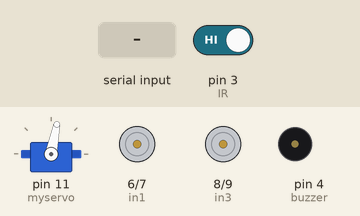
Simulated run of this sketch. Board: Arduino Uno, built with avr-gcc and run on an emulated ATmega328P. Parts: servo, motor-driver pin pairs drawn as motors (green arrow = first pin HIGH = forward, orange = second pin HIGH = backward, longer = more drive, scaled by the enable pin), buzzer (waves = sounding). The inputs (shaded band) are chosen by the test bench; at power-on: pin 3 (IR) HIGH.

Above: at 1.2 s.
1.3 s: pin 3 (IR) driven LOW
At 1.65 s:
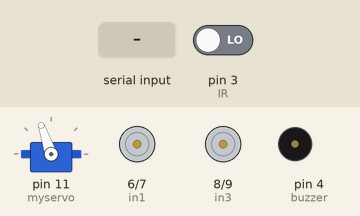
4.8 s: "F" received over Serial
At 4.97 s:
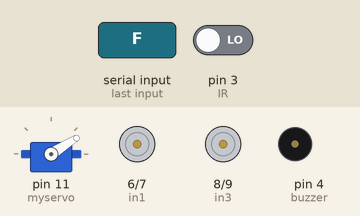
At 6.5 s:
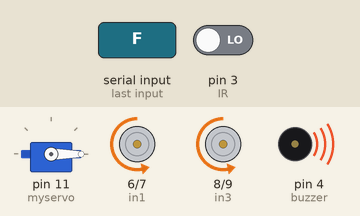
9.5 s: "B" received over Serial
At 9.71 s:
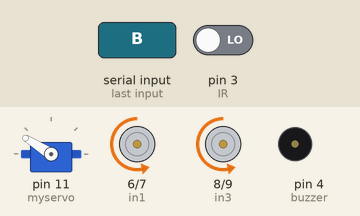
13.0 s: "R" received over Serial
17.3 s: "L" received over Serial
25.3 s: "S" received over Serial
Timing chart, 0 to 44.2 s (numbered marks = the images above; inputs shaded):
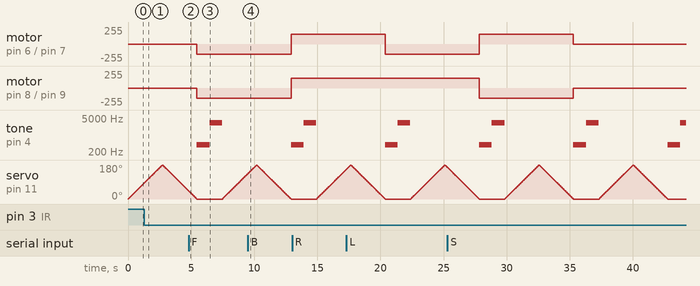

The sketch:

_Detection_System_with_Remote_Controlled_Car_and_Servo_Sweep.ino
```cpp
#include <Servo.h>

Servo myservo; // Define servo object

// Define pin assignments
#define speedRight 5
#define in1 6
#define in2 7
#define in3 8
#define in4 9
#define speedLeft 10
#define IR 3
#define buzzer 4

char bt; // Variable to store received character
bool IrRead; // Variable to store IR sensor reading

void setup() {
  myservo.attach(11); // Attach servo to pin 11
  pinMode(buzzer, OUTPUT); // Set buzzer pin as OUTPUT
  pinMode(IR, INPUT); // Set IR sensor pin as INPUT

  // Set all defined pins as OUTPUT
  for (int pin = 5; pin <= 10; pin++) {
    pinMode(pin, OUTPUT);
  }

  Serial.begin(9600); // Initialize serial communication
}

void loop() {
  // Check if there is data available to read from serial port
  if (Serial.available() > 0) {
    // Read the incoming byte from the serial port
    bt = Serial.read();

    // Perform action based on the received character
    switch (bt) {
      case 'F': forward(); break;
      case 'B': backward(); break;
      case 'R': right(); break;
      case 'L': left(); break;
      case 'S': stopCar(); break;
    }
  }

  // Check IR sensor reading
  IrRead = digitalRead(IR);
  if (IrRead == 0) {
    // If obstacle detected, sound the buzzer
    digitalWrite(buzzer, HIGH);
    tone(buzzer, 392, 1000);
    delay(1000);
    tone(buzzer, 3136, 1000);
    delay(1000);
    digitalWrite(buzzer, LOW);
  }

  // Sweep the servo motor
  sweep();
}

// Function to move the car forward
void forward() {
  // Set speed and direction of both motors to move forward
  digitalWrite(in1, LOW);
  digitalWrite(in2, HIGH);
  digitalWrite(in3, LOW);
  digitalWrite(in4, HIGH);
  analogWrite(speedRight, 150);
  analogWrite(speedLeft, 150);
}

// Function to move the car backward
void backward() {
  // Set speed and direction of both motors to move backward
  digitalWrite(in1, HIGH);
  digitalWrite(in2, LOW);
  digitalWrite(in3, HIGH);
  digitalWrite(in4, LOW);
  analogWrite(speedRight, 150);
  analogWrite(speedLeft, 150);
}

// Function to turn the car left
void left() {
  // Set speed and direction of both motors to turn left
  digitalWrite(in1, HIGH);
  digitalWrite(in2, LOW);
  digitalWrite(in3, LOW);
  digitalWrite(in4, HIGH);
  analogWrite(speedRight, 150);
  analogWrite(speedLeft, 150);
}

// Function to turn the car right
void right() {
  // Set speed and direction of both motors to turn right
  digitalWrite(in1, LOW);
  digitalWrite(in2, HIGH);
  digitalWrite(in3, HIGH);
  digitalWrite(in4, LOW);
  analogWrite(speedRight, 150);
  analogWrite(speedLeft, 150);
}

// Function to stop the car
void stopCar() {
  // Stop both motors
  digitalWrite(in1, LOW);
  digitalWrite(in2, LOW);
  digitalWrite(in3, LOW);
  digitalWrite(in4, LOW);
  analogWrite(speedRight, 0);
  analogWrite(speedLeft, 0);
}

// Function to sweep the servo motor
void sweep() {
  for (int pos = 0; pos <= 180; pos += 1) {
    myservo.write(pos);
    delay(15);
  }
  for (int pos = 180; pos >= 0; pos -= 1) {
    myservo.write(pos);
    delay(15);
  }
}
```

Measured:
- after the input at 4.8 s, motor on pin 6 (in1) / pin 7 (in2), motor on pin 8 (in3) / pin 9 (in4): stopped → backward 150/255 after 0.66 s
- after the input at 9.5 s, motor on pin 6 (in1) / pin 7 (in2), motor on pin 8 (in3) / pin 9 (in4): backward 150/255 → forward 150/255 after 3.4 s
- by itself, tone on pin 4 (buzzer): repeats every 7.5 s: 3136 Hz 1.0 s, silent 5.5 s, 392 Hz 1.0 s
